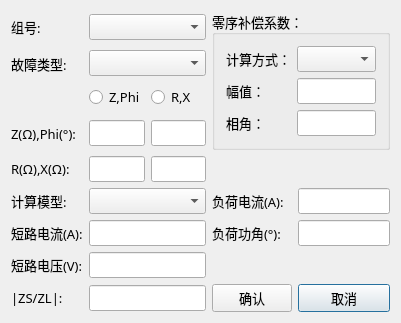
<?xml version="1.0" encoding="UTF-8"?>
<ui version="4.0">
 <class>ShortCalcuDig</class>
 <widget class="QDialog" name="ShortCalcuDig">
  <property name="geometry">
   <rect>
    <x>0</x>
    <y>0</y>
    <width>401</width>
    <height>309</height>
   </rect>
  </property>
  <property name="font">
   <font>
    <family>微软雅黑</family>
    <pointsize>10</pointsize>
   </font>
  </property>
  <property name="windowTitle">
   <string>短路计算</string>
  </property>
  <layout class="QGridLayout" name="gridLayout_2">
   <item row="9" column="4">
    <widget class="QPushButton" name="pbn_Cancel">
     <property name="text">
      <string>取消</string>
     </property>
    </widget>
   </item>
   <item row="9" column="3">
    <widget class="QPushButton" name="pbn_Ok">
     <property name="text">
      <string>确认</string>
     </property>
    </widget>
   </item>
   <item row="4" column="0">
    <widget class="QLabel" name="lab_Z">
     <property name="text">
      <string>Z(Ω),Phi(°):</string>
     </property>
    </widget>
   </item>
   <item row="2" column="0">
    <widget class="QLabel" name="label_15">
     <property name="text">
      <string>故障类型:</string>
     </property>
    </widget>
   </item>
   <item row="1" column="1" colspan="2">
    <widget class="QComboBox" name="cmb_ChGroup"/>
   </item>
   <item row="3" column="0">
    <widget class="QLabel" name="label">
     <property name="text">
      <string/>
     </property>
    </widget>
   </item>
   <item row="2" column="1" colspan="2">
    <widget class="QComboBox" name="cmb_FaultType"/>
   </item>
   <item row="1" column="0">
    <widget class="QLabel" name="label_18">
     <property name="text">
      <string>组号:</string>
     </property>
    </widget>
   </item>
   <item row="4" column="2">
    <widget class="QLineEdit" name="lne_Phi"/>
   </item>
   <item row="5" column="0">
    <widget class="QLabel" name="lab_RX">
     <property name="text">
      <string>R(Ω),X(Ω):</string>
     </property>
    </widget>
   </item>
   <item row="3" column="1">
    <widget class="QRadioButton" name="rad_ZPhi">
     <property name="text">
      <string>Z,Phi</string>
     </property>
    </widget>
   </item>
   <item row="3" column="2">
    <widget class="QRadioButton" name="rad_RX">
     <property name="text">
      <string>R,X</string>
     </property>
    </widget>
   </item>
   <item row="4" column="1">
    <widget class="QLineEdit" name="lne_Z"/>
   </item>
   <item row="5" column="2">
    <widget class="QLineEdit" name="lne_X"/>
   </item>
   <item row="6" column="0">
    <widget class="QLabel" name="label_16">
     <property name="text">
      <string>计算模型:</string>
     </property>
    </widget>
   </item>
   <item row="5" column="1">
    <widget class="QLineEdit" name="lne_R"/>
   </item>
   <item row="6" column="1" colspan="2">
    <widget class="QComboBox" name="cmb_CacuMode"/>
   </item>
   <item row="6" column="4">
    <widget class="QLineEdit" name="lne_LoadI"/>
   </item>
   <item row="6" column="3">
    <widget class="QLabel" name="label_9">
     <property name="text">
      <string>负荷电流(A):</string>
     </property>
    </widget>
   </item>
   <item row="7" column="0">
    <widget class="QLabel" name="lab_DLI">
     <property name="text">
      <string>短路电流(A):</string>
     </property>
    </widget>
   </item>
   <item row="7" column="3">
    <widget class="QLabel" name="label_8">
     <property name="text">
      <string>负荷功角(°):</string>
     </property>
    </widget>
   </item>
   <item row="7" column="1" colspan="2">
    <widget class="QLineEdit" name="lne_ShortI"/>
   </item>
   <item row="7" column="4">
    <widget class="QLineEdit" name="lne_LoadAngle"/>
   </item>
   <item row="8" column="0">
    <widget class="QLabel" name="lab_DLV">
     <property name="text">
      <string>短路电压(V):</string>
     </property>
    </widget>
   </item>
   <item row="9" column="1" colspan="2">
    <widget class="QLineEdit" name="lne_ZSZL"/>
   </item>
   <item row="8" column="1" colspan="2">
    <widget class="QLineEdit" name="lne_ShortU"/>
   </item>
   <item row="9" column="0">
    <widget class="QLabel" name="lab_ZSZL">
     <property name="text">
      <string>|ZS/ZL|:</string>
     </property>
    </widget>
   </item>
   <item row="1" column="3" rowspan="4" colspan="2">
    <widget class="QGroupBox" name="groupBox">
     <property name="title">
      <string>零序补偿系数：</string>
     </property>
     <layout class="QGridLayout" name="gridLayout">
      <item row="0" column="0">
       <widget class="QLabel" name="label_17">
        <property name="text">
         <string>计算方式：</string>
        </property>
       </widget>
      </item>
      <item row="0" column="1">
       <widget class="QComboBox" name="cmb_CacuType"/>
      </item>
      <item row="1" column="0">
       <widget class="QLabel" name="lab_Para1">
        <property name="text">
         <string>幅值：</string>
        </property>
       </widget>
      </item>
      <item row="1" column="1">
       <widget class="QLineEdit" name="lne_CacuPara1"/>
      </item>
      <item row="2" column="0">
       <widget class="QLabel" name="lab_Para2">
        <property name="text">
         <string>相角：</string>
        </property>
       </widget>
      </item>
      <item row="2" column="1">
       <widget class="QLineEdit" name="lne_CacuPara2"/>
      </item>
     </layout>
    </widget>
   </item>
  </layout>
 </widget>
 <layoutdefault spacing="6" margin="11"/>
 <resources/>
 <connections/>
</ui>
